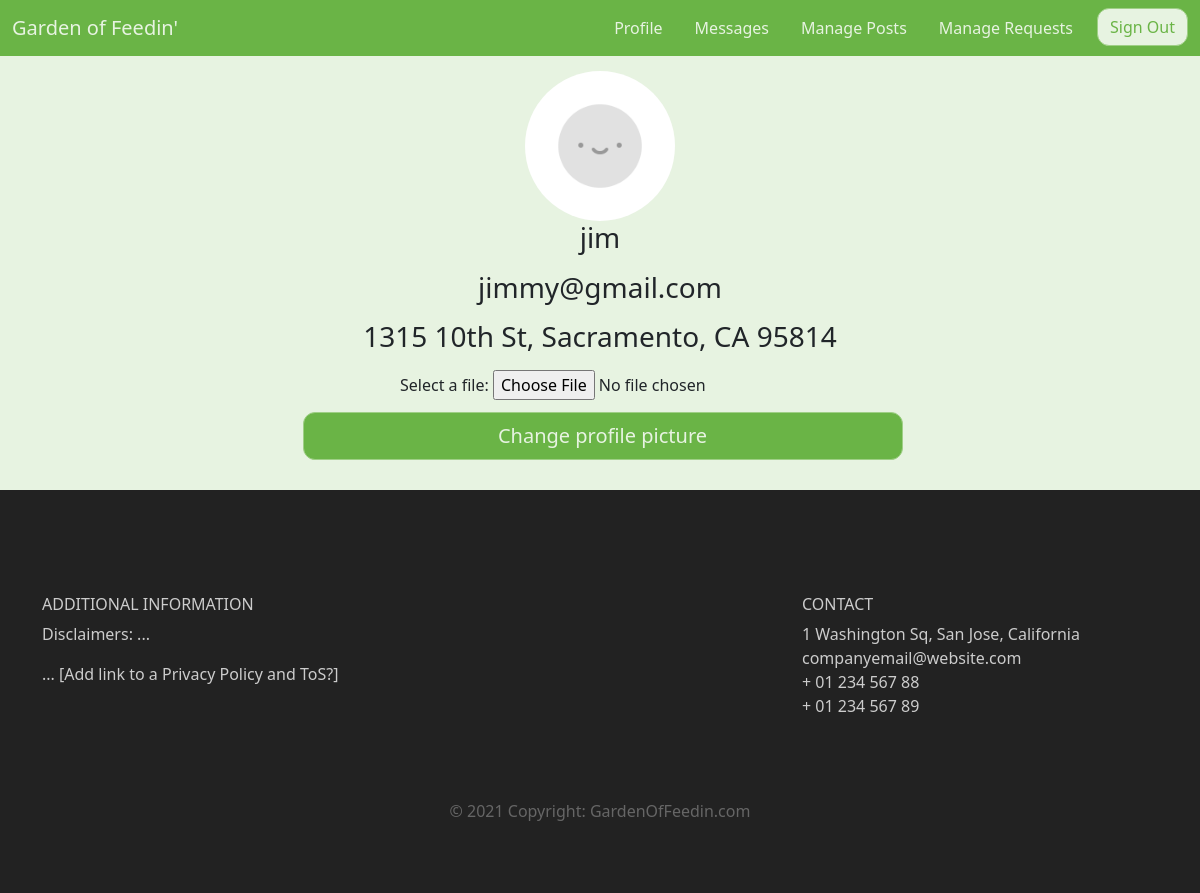
/profile (signed in), run on an earlier commit of the app's database.
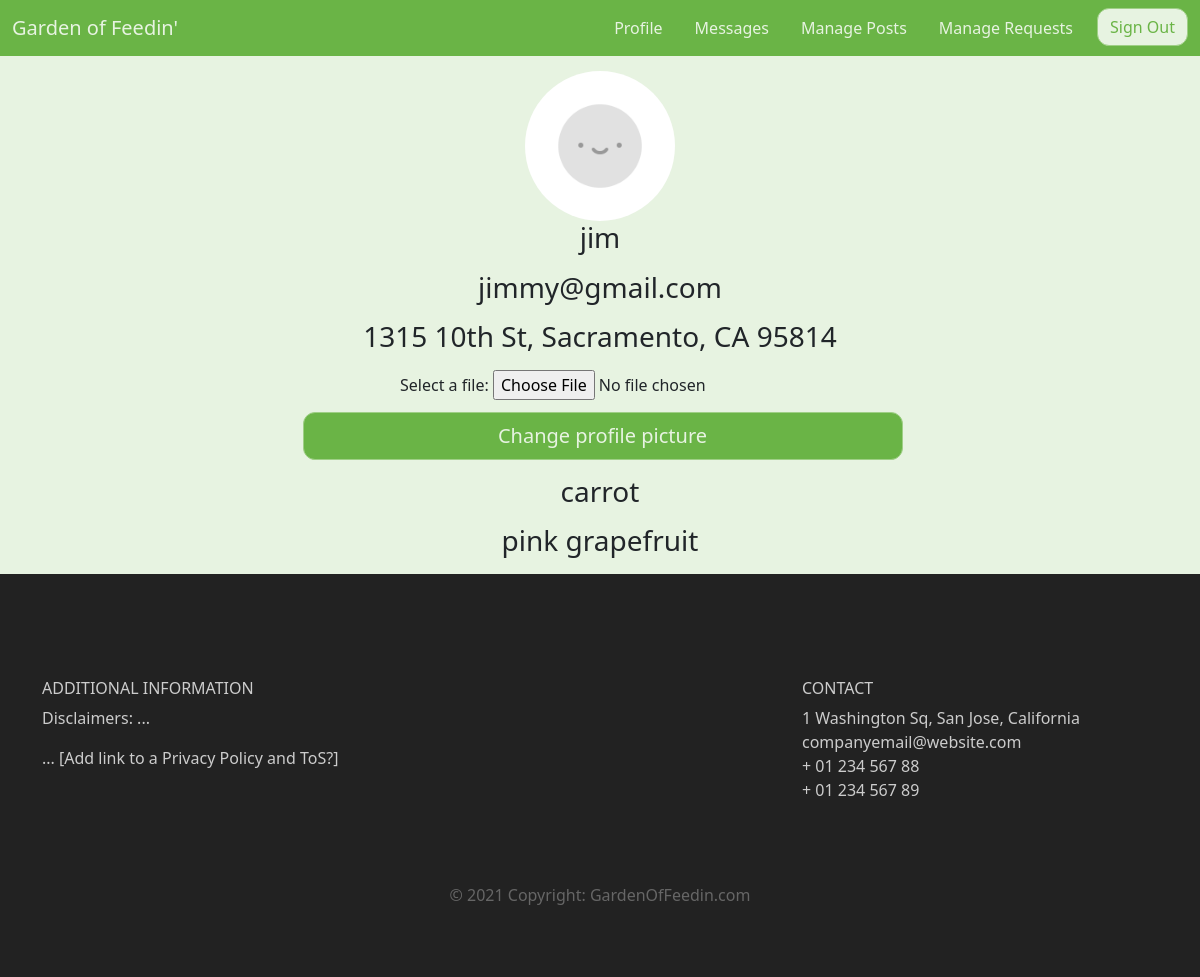
And on a later commit of the database.
### gardenApp/models.py (models this page shows, shortened)
class Produce(models.Model):
    produce_name = models.CharField(max_length=64)
    weight = models.FloatField()
    fruits = models.BooleanField()
    veggies = models.BooleanField()
    owner = models.ForeignKey(PublicUser, on_delete=models.CASCADE)  # foreign key
    date_created = models.DateField(auto_now_add=True)  # date time
    image = models.ImageField(upload_to="produce_images", default="produce_images/default_produce.jpg")
    description = models.TextField(null=True)
    donated = models.BooleanField(default=False)

### gardenApp/views.py (the view)
# urls.py: path('profile', views.profile, name='testprofile'),
def profile(request):
    user = PublicUser.objects.get(id=request.session['id'])
    donations = Search.getAllUserDonations(user)
    context = {
        'user' : user,
        'donations' : donations
    }
    return render(request, 'profile.html',context)

### utils/Search.py (called while the page is built)
def getAllUserDonations(currUser):
    allDonations = Produce.objects.filter(owner=currUser, donated=True).all()
    return allDonations

### gardenApp/templates/profile.html (shortened to what this page needs)
<!DOCTYPE html>
<html lang="en">
    <head>
		<link href="https://cdn.jsdelivr.net/npm/bootstrap@5.1.3/dist/css/bootstrap.min.css" rel="stylesheet">
		<link rel="stylesheet" type="text/css" href="./../static/css/main.css">
		<link href="./../static/css/signin.css" rel="stylesheet">
	</head>
	<body class="text-center">
		<nav class="navbar navbar-expand-md">
			<div class="container-fluid">
				<a class="navbar-brand" href="/landing">Garden of Feedin'
				</a>
				<div class="collapse navbar-collapse" id="main-navigation">
					<ul class="navbar-nav">
						<li class="nav-item">
							<a class="nav-link" href="/profile">Profile</a>
						</li>
						<li class="nav-item">
							<a class="nav-link" href="/messages">Messages</a>
						</li>
						<li class="nav-item">
							<a class="nav-link" href="/manage">Manage Posts</a>
						</li>
						<li class="nav-item">
							<a class="nav-link" href="/managerequests">Manage Requests</a>
						</li>
						<li class="nav-item">
							<a href="/signout" class="btn">Sign Out</a>
						</li>
					</ul>
				</div>
			</div>
		</nav>
		<main>
			<img class="bd-placeholder-img rounded-circle" width="150" height="150" src="{{user.image.url}}" xmlns="http://www.w3.org/2000/svg" role="img" aria-label="Profile Picture: 50x50" preserveAspectRatio="xMidYMid slice" focusable="false"><title>Profile Picture</title><rect width="100%" height="100%" fill="#777"/>
			<h1 class="h3 mb-3 fw-normal">{{ user.username }}</h1>
			<h1 class="h3 mb-3 fw-normal">{{ user.email }}</h1>
			<h1 class="h3 mb-3 fw-normal">{{ user.address }}</h1>
			<form action = "/changeProfileImage" method="POST" enctype='multipart/form-data'>
				<label class="align-self-center" for="image">Select a file:</label>
				<input type="file" id="myfile" name="image" accept="image/*">
				<br>
				<button class="w-50 btn btn-lg btn-primary" type="submit">Change profile picture</button>
			</form>
			{% for i in donations %}
				<h1 class="h3 mb-3 fw-normal">{{ i.produce_name }}</h1>
			{% endfor %}
		</main>
		<footer class="page-footer">
			<div class="container">
				<div class="row">
					<div class="col-lg-8 col-md-8 col-sm-12">
						<h6 class="text-uppercase font-weight-bold">Additional Information</h6>
						<p>Disclaimers: ...</p>
						<p>... [Add link to a Privacy Policy and ToS?]</p>
					</div>
					<div class="col-lg-4 col-md-4 col-sm-12">
						<h6 class="text-uppercase font-weight-bold">Contact</h6>
						<p>1 Washington Sq, San Jose, California
						<br/>companyemail@website.com
						<br/>+ 01 234 567 88
						<br/>+ 01 234 567 89</p>
					</div>
				</div>
			</div>
			<div class="footer-copyright text-center">© 2021 Copyright: GardenOfFeedin.com</div>
		</footer>
	</body>
</html>

What changed in the data, as far as the page shows it:
now on this page (row edited): Produce: produce_name "carrot"
now on this page (row edited): Produce: produce_name "pink grapefruit"
